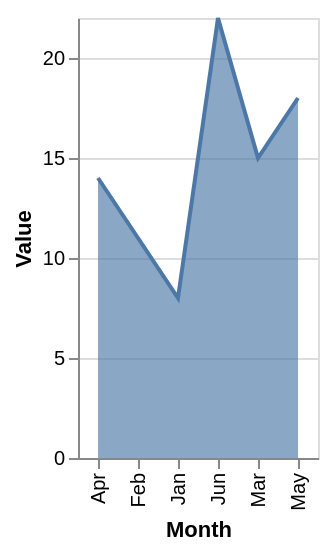

This figure's Vega-Lite source:
### Vega-Lite specification from a JSON file in a GitHub repository (floating-point values rounded to 4 significant figures)
{"$schema": "https://vega.github.io/schema/vega-lite/v6.json", "width": "container", "height": 220, "data": {"values": [{"month": "Jan", "value": 8}, {"month": "Feb", "value": 11}, {"month": "Mar", "value": 15}, {"month": "Apr", "value": 14}, {"month": "May", "value": 18}, {"month": "Jun", "value": 22}]}, "mark": {"type": "area", "line": true, "opacity": 0.65}, "encoding": {"x": {"field": "month", "type": "ordinal", "title": "Month"}, "y": {"field": "value", "type": "quantitative", "title": "Value"}, "tooltip": [{"field": "month", "type": "ordinal"}, {"field": "value", "type": "quantitative"}]}}
